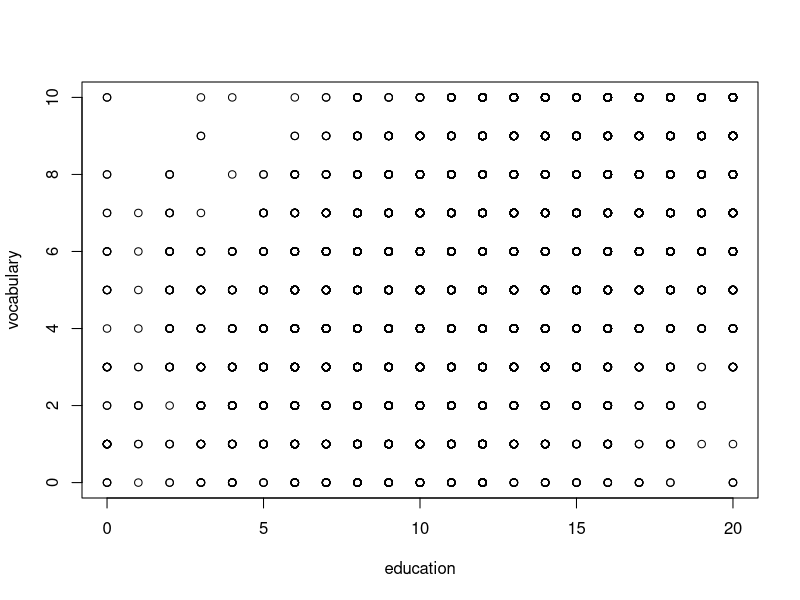
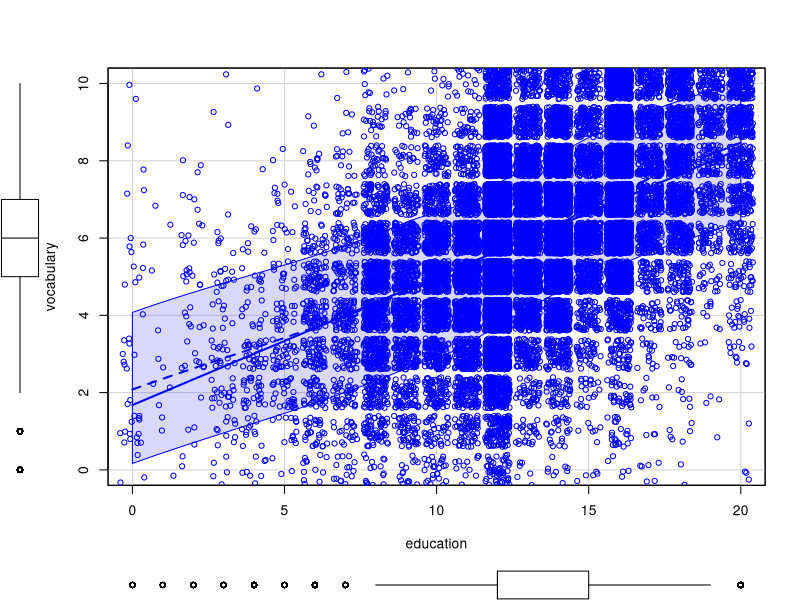
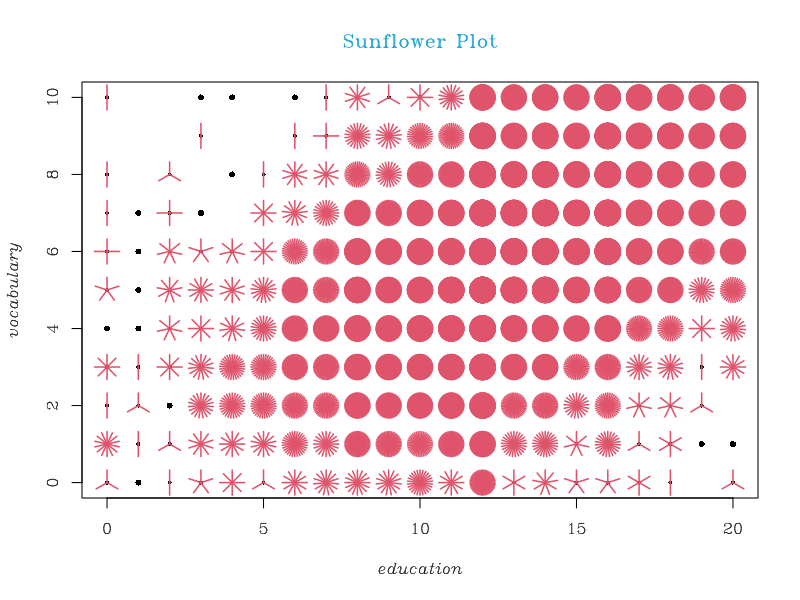
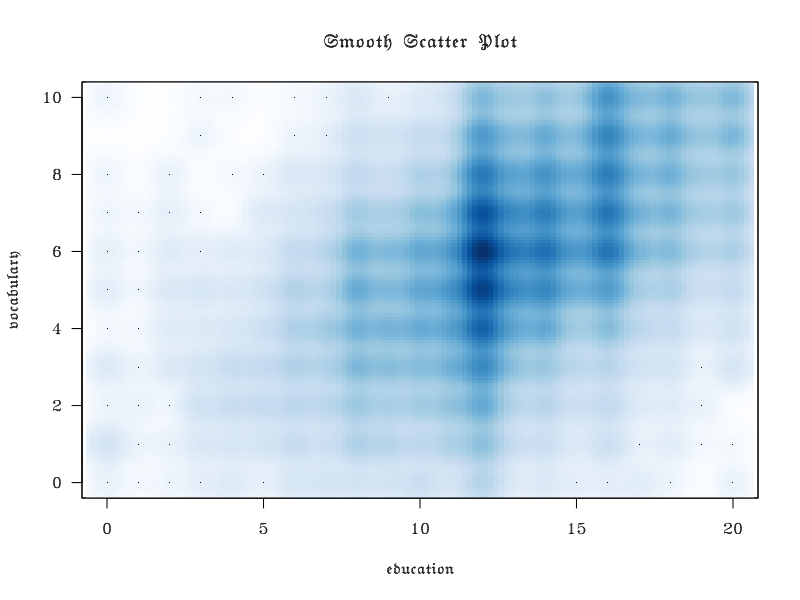
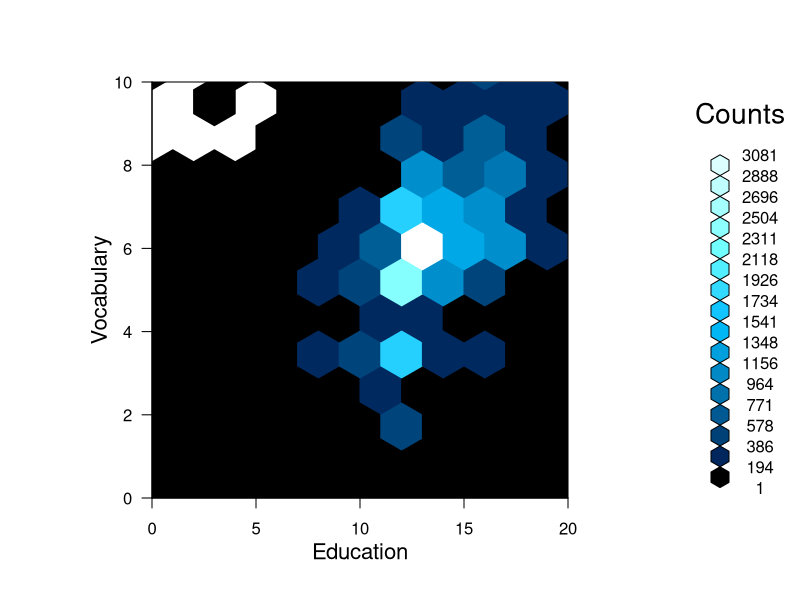

Reproduce these figures in R, in order.
library(car)
attach(Vocab)
head(Vocab)

# Figure 13-1
library(car)
attach(Vocab)
plot(education, vocabulary)
detach(Vocab)

# Figure 13-2
library(car)
attach(Vocab)
sp(education, vocabulary, jitter = list(x = 2, y = 2),
   smoother = F, spread = F, reg.line = F)

# Figure 13-3
library(car)
attach(Vocab)
sunflowerplot(education, vocabulary,
   main = "Sunflower Plot",
   col.main = "deepskyblue3",
   family = "HersheySerif",
   font.lab = 3)   # x and y labels are in italic
detach(Vocab)

# Figure 13-4
library(car)
attach(Vocab)
smoothScatter(education, vocabulary,
  las = 1,
  family = "HersheyGothicGerman",
  main = "Smooth Scatter Plot", font=3)
# las = 1 rotates numbers on y-axis
detach(Vocab)

# Figure 13-5 - hexbinning
install.packages("hexbin", dependencies = T)
library(car)
library(hexbin)
plot(hexbin(Vocab$education, Vocab$vocabulary, xbins = 10),
  xlab = "Education", ylab = "Vocabulary", colramp = BTC)